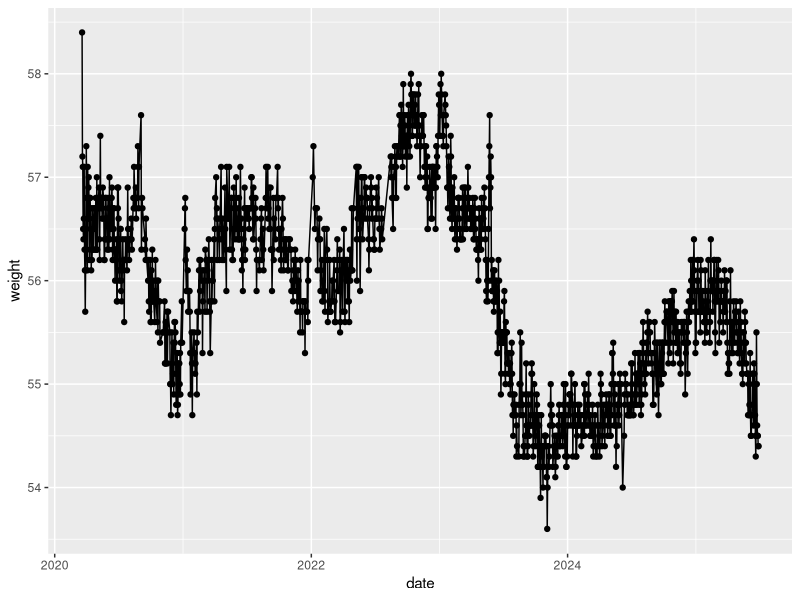
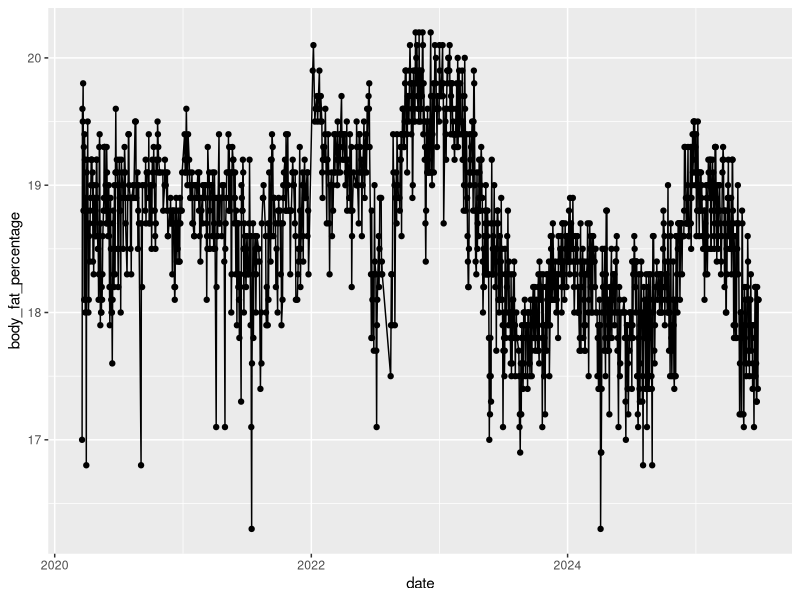
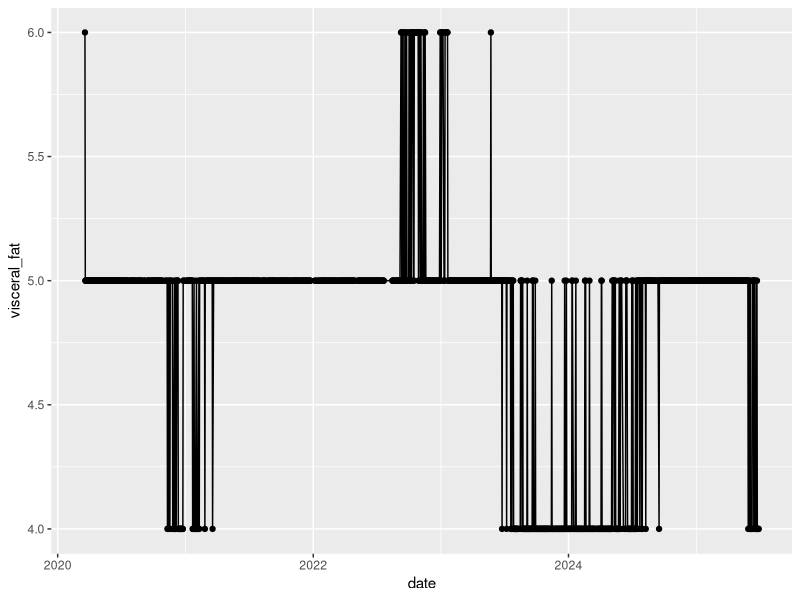
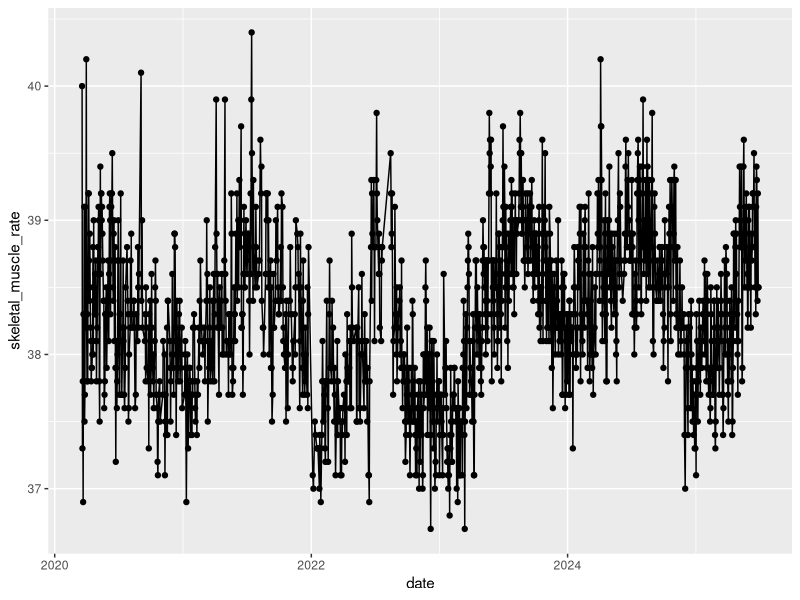
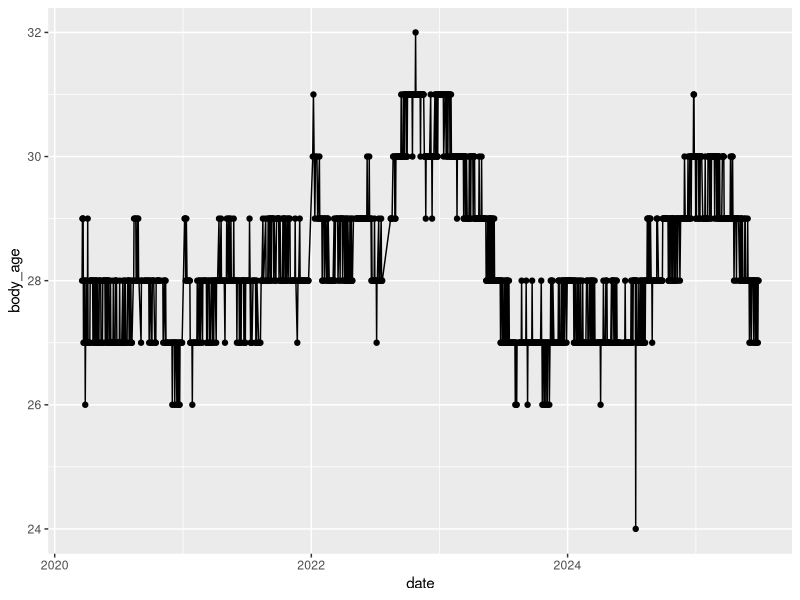
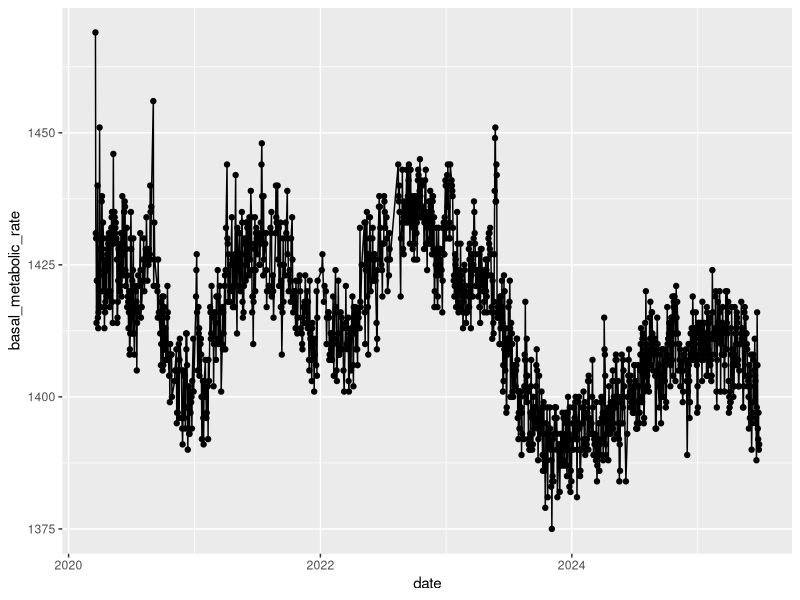
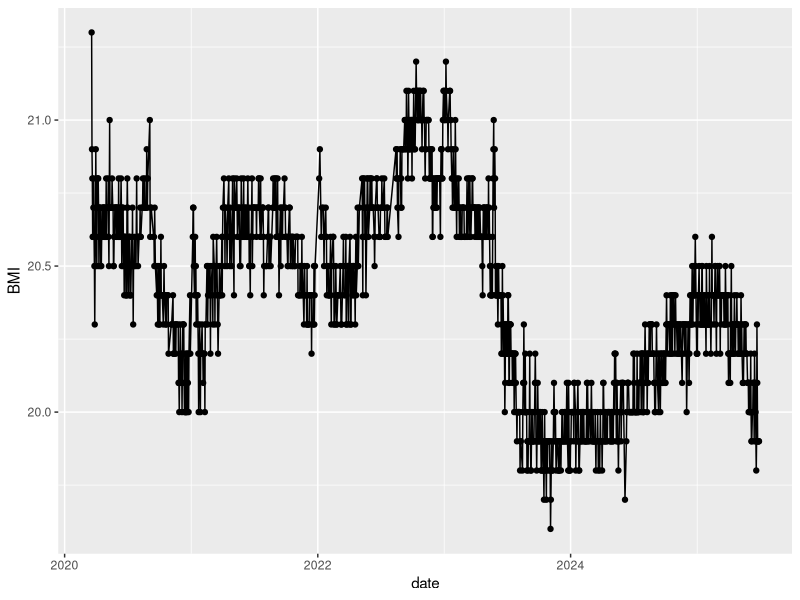

The R script that drew these images, in order:
library(ggplot2)
diet <- read.delim("data/diet.tsv")
diet$date <- as.Date(diet$date)

png("image/weight.png")
ggplot(diet, aes(x=date, y=weight)) + geom_point() + geom_line()
dev.off()

png("image/body_fat_percentage.png")
ggplot(diet, aes(x=date, y=body_fat_percentage)) + geom_point() + geom_line()
dev.off()

png("image/visceral_fat.png")
ggplot(diet, aes(x=date, y=visceral_fat)) + geom_point() + geom_line()
dev.off()

png("image/skeletal_muscle_rate.png")
ggplot(diet, aes(x=date, y=skeletal_muscle_rate)) + geom_point() + geom_line()
dev.off()

png("image/body_age.png")
ggplot(diet, aes(x=date, y=body_age)) + geom_point() + geom_line()
dev.off()

png("image/basal_metabolic_rate.png")
ggplot(diet, aes(x=date, y=basal_metabolic_rate)) + geom_point() + geom_line()
dev.off()

png("image/bmi.png")
ggplot(diet, aes(x=date, y=BMI)) + geom_point() + geom_line()
dev.off()
